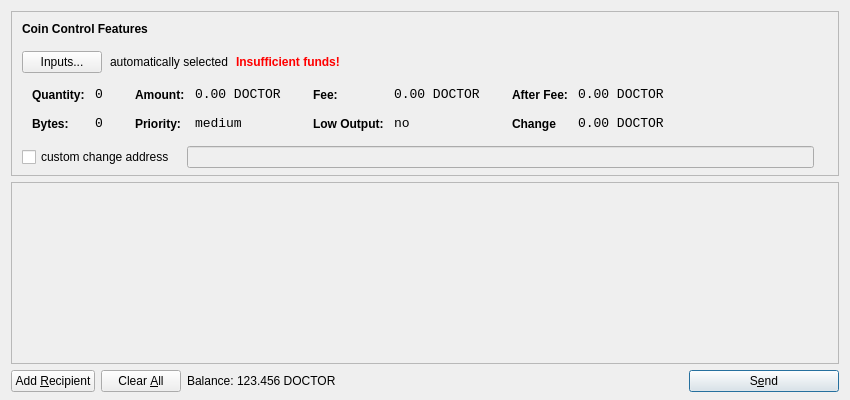
<?xml version="1.0" encoding="UTF-8"?>
<ui version="4.0">
 <class>SendCoinsDialog</class>
 <widget class="QDialog" name="SendCoinsDialog">
  <property name="geometry">
   <rect>
    <x>0</x>
    <y>0</y>
    <width>850</width>
    <height>400</height>
   </rect>
  </property>
  <property name="windowTitle">
   <string>Send Coins</string>
  </property>
  <layout class="QVBoxLayout" name="verticalLayout" stretch="0,1,0">
   <property name="bottomMargin">
    <number>8</number>
   </property>
   <item>
    <widget class="QFrame" name="frameCoinControl">
     <property name="sizePolicy">
      <sizepolicy hsizetype="Expanding" vsizetype="Expanding">
       <horstretch>0</horstretch>
       <verstretch>0</verstretch>
      </sizepolicy>
     </property>
     <property name="maximumSize">
      <size>
       <width>16777215</width>
       <height>16777215</height>
      </size>
     </property>
     <property name="frameShape">
      <enum>QFrame::StyledPanel</enum>
     </property>
     <property name="frameShadow">
      <enum>QFrame::Sunken</enum>
     </property>
     <layout class="QVBoxLayout" name="verticalLayoutCoinControl2">
      <property name="spacing">
       <number>-1</number>
      </property>
      <property name="leftMargin">
       <number>0</number>
      </property>
      <property name="topMargin">
       <number>0</number>
      </property>
      <property name="rightMargin">
       <number>0</number>
      </property>
      <property name="bottomMargin">
       <number>6</number>
      </property>
      <item>
       <layout class="QVBoxLayout" name="verticalLayoutCoinControl" stretch="0,0,0,0,1">
        <property name="spacing">
         <number>0</number>
        </property>
        <property name="leftMargin">
         <number>10</number>
        </property>
        <property name="topMargin">
         <number>10</number>
        </property>
        <item>
         <layout class="QHBoxLayout" name="horizontalLayoutCoinControl1">
          <property name="bottomMargin">
           <number>15</number>
          </property>
          <item>
           <widget class="QLabel" name="labelCoinControlFeatures">
            <property name="sizePolicy">
             <sizepolicy hsizetype="Preferred" vsizetype="Maximum">
              <horstretch>0</horstretch>
              <verstretch>0</verstretch>
             </sizepolicy>
            </property>
            <property name="font">
             <font>
              <weight>75</weight>
              <bold>true</bold>
             </font>
            </property>
            <property name="styleSheet">
             <string notr="true">font-weight:bold;</string>
            </property>
            <property name="text">
             <string>Coin Control Features</string>
            </property>
           </widget>
          </item>
         </layout>
        </item>
        <item>
         <layout class="QHBoxLayout" name="horizontalLayoutCoinControl2" stretch="0,0,0,0">
          <property name="spacing">
           <number>8</number>
          </property>
          <property name="bottomMargin">
           <number>10</number>
          </property>
          <item>
           <widget class="QPushButton" name="pushButtonCoinControl">
            <property name="styleSheet">
             <string notr="true"/>
            </property>
            <property name="text">
             <string>Inputs...</string>
            </property>
           </widget>
          </item>
          <item>
           <widget class="QLabel" name="labelCoinControlAutomaticallySelected">
            <property name="text">
             <string>automatically selected</string>
            </property>
            <property name="margin">
             <number>5</number>
            </property>
           </widget>
          </item>
          <item>
           <widget class="QLabel" name="labelCoinControlInsuffFunds">
            <property name="font">
             <font>
              <weight>75</weight>
              <bold>true</bold>
             </font>
            </property>
            <property name="styleSheet">
             <string notr="true">color:red;font-weight:bold;</string>
            </property>
            <property name="text">
             <string>Insufficient funds!</string>
            </property>
            <property name="margin">
             <number>5</number>
            </property>
           </widget>
          </item>
          <item>
           <spacer name="horizontalSpacerCoinControl">
            <property name="orientation">
             <enum>Qt::Horizontal</enum>
            </property>
            <property name="sizeHint" stdset="0">
             <size>
              <width>40</width>
              <height>1</height>
             </size>
            </property>
           </spacer>
          </item>
         </layout>
        </item>
        <item>
         <widget class="QWidget" name="widgetCoinControl" native="true">
          <property name="sizePolicy">
           <sizepolicy hsizetype="Preferred" vsizetype="Preferred">
            <horstretch>0</horstretch>
            <verstretch>0</verstretch>
           </sizepolicy>
          </property>
          <property name="minimumSize">
           <size>
            <width>0</width>
            <height>0</height>
           </size>
          </property>
          <property name="styleSheet">
           <string notr="true"/>
          </property>
          <layout class="QHBoxLayout" name="horizontalLayoutCoinControl5">
           <property name="margin">
            <number>0</number>
           </property>
           <item>
            <layout class="QHBoxLayout" name="horizontalLayoutCoinControl3" stretch="0,0,0,1">
             <property name="spacing">
              <number>20</number>
             </property>
             <property name="topMargin">
              <number>0</number>
             </property>
             <property name="bottomMargin">
              <number>10</number>
             </property>
             <item>
              <layout class="QFormLayout" name="formLayoutCoinControl1">
               <property name="horizontalSpacing">
                <number>10</number>
               </property>
               <property name="verticalSpacing">
                <number>14</number>
               </property>
               <property name="leftMargin">
                <number>10</number>
               </property>
               <property name="topMargin">
                <number>4</number>
               </property>
               <property name="rightMargin">
                <number>6</number>
               </property>
               <item row="0" column="0">
                <widget class="QLabel" name="labelCoinControlQuantityText">
                 <property name="styleSheet">
                  <string notr="true">font-weight:bold;</string>
                 </property>
                 <property name="text">
                  <string>Quantity:</string>
                 </property>
                 <property name="margin">
                  <number>0</number>
                 </property>
                </widget>
               </item>
               <item row="0" column="1">
                <widget class="QLabel" name="labelCoinControlQuantity">
                 <property name="font">
                  <font>
                   <family>Monospace</family>
                   <pointsize>10</pointsize>
                  </font>
                 </property>
                 <property name="cursor">
                  <cursorShape>IBeamCursor</cursorShape>
                 </property>
                 <property name="contextMenuPolicy">
                  <enum>Qt::ActionsContextMenu</enum>
                 </property>
                 <property name="text">
                  <string>0</string>
                 </property>
                 <property name="margin">
                  <number>0</number>
                 </property>
                 <property name="textInteractionFlags">
                  <set>Qt::LinksAccessibleByMouse|Qt::TextSelectableByKeyboard|Qt::TextSelectableByMouse</set>
                 </property>
                </widget>
               </item>
               <item row="1" column="0">
                <widget class="QLabel" name="labelCoinControlBytesText">
                 <property name="styleSheet">
                  <string notr="true">font-weight:bold;</string>
                 </property>
                 <property name="text">
                  <string>Bytes:</string>
                 </property>
                </widget>
               </item>
               <item row="1" column="1">
                <widget class="QLabel" name="labelCoinControlBytes">
                 <property name="font">
                  <font>
                   <family>Monospace</family>
                   <pointsize>10</pointsize>
                  </font>
                 </property>
                 <property name="cursor">
                  <cursorShape>IBeamCursor</cursorShape>
                 </property>
                 <property name="contextMenuPolicy">
                  <enum>Qt::ActionsContextMenu</enum>
                 </property>
                 <property name="text">
                  <string>0</string>
                 </property>
                 <property name="textInteractionFlags">
                  <set>Qt::LinksAccessibleByMouse|Qt::TextSelectableByKeyboard|Qt::TextSelectableByMouse</set>
                 </property>
                </widget>
               </item>
              </layout>
             </item>
             <item>
              <layout class="QFormLayout" name="formLayoutCoinControl2">
               <property name="horizontalSpacing">
                <number>10</number>
               </property>
               <property name="verticalSpacing">
                <number>14</number>
               </property>
               <property name="leftMargin">
                <number>6</number>
               </property>
               <property name="topMargin">
                <number>4</number>
               </property>
               <property name="rightMargin">
                <number>6</number>
               </property>
               <item row="0" column="0">
                <widget class="QLabel" name="labelCoinControlAmountText">
                 <property name="styleSheet">
                  <string notr="true">font-weight:bold;</string>
                 </property>
                 <property name="text">
                  <string>Amount:</string>
                 </property>
                 <property name="margin">
                  <number>0</number>
                 </property>
                </widget>
               </item>
               <item row="0" column="1">
                <widget class="QLabel" name="labelCoinControlAmount">
                 <property name="font">
                  <font>
                   <family>Monospace</family>
                   <pointsize>10</pointsize>
                  </font>
                 </property>
                 <property name="cursor">
                  <cursorShape>IBeamCursor</cursorShape>
                 </property>
                 <property name="contextMenuPolicy">
                  <enum>Qt::ActionsContextMenu</enum>
                 </property>
                 <property name="text">
                  <string>0.00 DOCTOR</string>
                 </property>
                 <property name="textInteractionFlags">
                  <set>Qt::LinksAccessibleByMouse|Qt::TextSelectableByKeyboard|Qt::TextSelectableByMouse</set>
                 </property>
                </widget>
               </item>
               <item row="1" column="0">
                <widget class="QLabel" name="labelCoinControlPriorityText">
                 <property name="styleSheet">
                  <string notr="true">font-weight:bold;</string>
                 </property>
                 <property name="text">
                  <string>Priority:</string>
                 </property>
                </widget>
               </item>
               <item row="1" column="1">
                <widget class="QLabel" name="labelCoinControlPriority">
                 <property name="font">
                  <font>
                   <family>Monospace</family>
                   <pointsize>10</pointsize>
                  </font>
                 </property>
                 <property name="cursor">
                  <cursorShape>IBeamCursor</cursorShape>
                 </property>
                 <property name="contextMenuPolicy">
                  <enum>Qt::ActionsContextMenu</enum>
                 </property>
                 <property name="text">
                  <string>medium</string>
                 </property>
                 <property name="textInteractionFlags">
                  <set>Qt::LinksAccessibleByMouse|Qt::TextSelectableByKeyboard|Qt::TextSelectableByMouse</set>
                 </property>
                </widget>
               </item>
              </layout>
             </item>
             <item>
              <layout class="QFormLayout" name="formLayoutCoinControl3">
               <property name="horizontalSpacing">
                <number>10</number>
               </property>
               <property name="verticalSpacing">
                <number>14</number>
               </property>
               <property name="leftMargin">
                <number>6</number>
               </property>
               <property name="topMargin">
                <number>4</number>
               </property>
               <property name="rightMargin">
                <number>6</number>
               </property>
               <item row="0" column="0">
                <widget class="QLabel" name="labelCoinControlFeeText">
                 <property name="styleSheet">
                  <string notr="true">font-weight:bold;</string>
                 </property>
                 <property name="text">
                  <string>Fee:</string>
                 </property>
                 <property name="margin">
                  <number>0</number>
                 </property>
                </widget>
               </item>
               <item row="0" column="1">
                <widget class="QLabel" name="labelCoinControlFee">
                 <property name="font">
                  <font>
                   <family>Monospace</family>
                   <pointsize>10</pointsize>
                  </font>
                 </property>
                 <property name="cursor">
                  <cursorShape>IBeamCursor</cursorShape>
                 </property>
                 <property name="contextMenuPolicy">
                  <enum>Qt::ActionsContextMenu</enum>
                 </property>
                 <property name="text">
                  <string>0.00 DOCTOR</string>
                 </property>
                 <property name="textInteractionFlags">
                  <set>Qt::LinksAccessibleByMouse|Qt::TextSelectableByKeyboard|Qt::TextSelectableByMouse</set>
                 </property>
                </widget>
               </item>
               <item row="1" column="0">
                <widget class="QLabel" name="labelCoinControlLowOutputText">
                 <property name="styleSheet">
                  <string notr="true">font-weight:bold;</string>
                 </property>
                 <property name="text">
                  <string>Low Output:</string>
                 </property>
                </widget>
               </item>
               <item row="1" column="1">
                <widget class="QLabel" name="labelCoinControlLowOutput">
                 <property name="font">
                  <font>
                   <family>Monospace</family>
                   <pointsize>10</pointsize>
                  </font>
                 </property>
                 <property name="cursor">
                  <cursorShape>IBeamCursor</cursorShape>
                 </property>
                 <property name="contextMenuPolicy">
                  <enum>Qt::ActionsContextMenu</enum>
                 </property>
                 <property name="text">
                  <string>no</string>
                 </property>
                 <property name="textInteractionFlags">
                  <set>Qt::LinksAccessibleByMouse|Qt::TextSelectableByKeyboard|Qt::TextSelectableByMouse</set>
                 </property>
                </widget>
               </item>
              </layout>
             </item>
             <item>
              <layout class="QFormLayout" name="formLayoutCoinControl4">
               <property name="horizontalSpacing">
                <number>10</number>
               </property>
               <property name="verticalSpacing">
                <number>14</number>
               </property>
               <property name="leftMargin">
                <number>6</number>
               </property>
               <property name="topMargin">
                <number>4</number>
               </property>
               <property name="rightMargin">
                <number>6</number>
               </property>
               <item row="0" column="0">
                <widget class="QLabel" name="labelCoinControlAfterFeeText">
                 <property name="styleSheet">
                  <string notr="true">font-weight:bold;</string>
                 </property>
                 <property name="text">
                  <string>After Fee:</string>
                 </property>
                 <property name="margin">
                  <number>0</number>
                 </property>
                </widget>
               </item>
               <item row="0" column="1">
                <widget class="QLabel" name="labelCoinControlAfterFee">
                 <property name="font">
                  <font>
                   <family>Monospace</family>
                   <pointsize>10</pointsize>
                  </font>
                 </property>
                 <property name="cursor">
                  <cursorShape>IBeamCursor</cursorShape>
                 </property>
                 <property name="contextMenuPolicy">
                  <enum>Qt::ActionsContextMenu</enum>
                 </property>
                 <property name="text">
                  <string>0.00 DOCTOR</string>
                 </property>
                 <property name="textInteractionFlags">
                  <set>Qt::LinksAccessibleByMouse|Qt::TextSelectableByKeyboard|Qt::TextSelectableByMouse</set>
                 </property>
                </widget>
               </item>
               <item row="1" column="0">
                <widget class="QLabel" name="labelCoinControlChangeText">
                 <property name="styleSheet">
                  <string notr="true">font-weight:bold;</string>
                 </property>
                 <property name="text">
                  <string>Change</string>
                 </property>
                </widget>
               </item>
               <item row="1" column="1">
                <widget class="QLabel" name="labelCoinControlChange">
                 <property name="font">
                  <font>
                   <family>Monospace</family>
                   <pointsize>10</pointsize>
                  </font>
                 </property>
                 <property name="cursor">
                  <cursorShape>IBeamCursor</cursorShape>
                 </property>
                 <property name="contextMenuPolicy">
                  <enum>Qt::ActionsContextMenu</enum>
                 </property>
                 <property name="text">
                  <string>0.00 DOCTOR</string>
                 </property>
                 <property name="textInteractionFlags">
                  <set>Qt::LinksAccessibleByMouse|Qt::TextSelectableByKeyboard|Qt::TextSelectableByMouse</set>
                 </property>
                </widget>
               </item>
              </layout>
             </item>
            </layout>
           </item>
          </layout>
         </widget>
        </item>
        <item>
         <layout class="QHBoxLayout" name="horizontalLayoutCoinControl4" stretch="0,0,0">
          <property name="spacing">
           <number>12</number>
          </property>
          <property name="sizeConstraint">
           <enum>QLayout::SetDefaultConstraint</enum>
          </property>
          <property name="topMargin">
           <number>5</number>
          </property>
          <property name="rightMargin">
           <number>5</number>
          </property>
          <item>
           <widget class="QCheckBox" name="checkBoxCoinControlChange">
            <property name="text">
             <string>custom change address</string>
            </property>
           </widget>
          </item>
          <item>
           <widget class="QLineEdit" name="lineEditCoinControlChange">
            <property name="enabled">
             <bool>false</bool>
            </property>
            <property name="sizePolicy">
             <sizepolicy hsizetype="Expanding" vsizetype="Fixed">
              <horstretch>0</horstretch>
              <verstretch>0</verstretch>
             </sizepolicy>
            </property>
           </widget>
          </item>
          <item>
           <widget class="QLabel" name="labelCoinControlChangeLabel">
            <property name="sizePolicy">
             <sizepolicy hsizetype="Preferred" vsizetype="Expanding">
              <horstretch>0</horstretch>
              <verstretch>0</verstretch>
             </sizepolicy>
            </property>
            <property name="minimumSize">
             <size>
              <width>0</width>
              <height>0</height>
             </size>
            </property>
            <property name="text">
             <string/>
            </property>
            <property name="margin">
             <number>3</number>
            </property>
           </widget>
          </item>
         </layout>
        </item>
        <item>
         <spacer name="verticalSpacerCoinControl">
          <property name="orientation">
           <enum>Qt::Vertical</enum>
          </property>
          <property name="sizeHint" stdset="0">
           <size>
            <width>800</width>
            <height>1</height>
           </size>
          </property>
         </spacer>
        </item>
       </layout>
      </item>
     </layout>
    </widget>
   </item>
   <item>
    <widget class="QScrollArea" name="scrollArea">
     <property name="widgetResizable">
      <bool>true</bool>
     </property>
     <widget class="QWidget" name="scrollAreaWidgetContents">
      <property name="geometry">
       <rect>
        <x>0</x>
        <y>0</y>
        <width>830</width>
        <height>165</height>
       </rect>
      </property>
      <layout class="QVBoxLayout" name="verticalLayout_2">
       <property name="margin">
        <number>0</number>
       </property>
       <item>
        <layout class="QVBoxLayout" name="entries">
         <property name="spacing">
          <number>6</number>
         </property>
        </layout>
       </item>
       <item>
        <spacer name="verticalSpacer">
         <property name="orientation">
          <enum>Qt::Vertical</enum>
         </property>
         <property name="sizeHint" stdset="0">
          <size>
           <width>20</width>
           <height>40</height>
          </size>
         </property>
        </spacer>
       </item>
      </layout>
     </widget>
    </widget>
   </item>
   <item>
    <layout class="QHBoxLayout" name="horizontalLayout">
     <item>
      <widget class="QPushButton" name="addButton">
       <property name="toolTip">
        <string>Send to multiple recipients at once</string>
       </property>
       <property name="text">
        <string>Add &amp;Recipient</string>
       </property>
       <property name="icon">
        <iconset resource="../bitcoin.qrc">
         <normaloff>:/icons/add</normaloff>:/icons/add</iconset>
       </property>
       <property name="autoDefault">
        <bool>false</bool>
       </property>
      </widget>
     </item>
     <item>
      <widget class="QPushButton" name="clearButton">
       <property name="sizePolicy">
        <sizepolicy hsizetype="Minimum" vsizetype="Fixed">
         <horstretch>0</horstretch>
         <verstretch>0</verstretch>
        </sizepolicy>
       </property>
       <property name="toolTip">
        <string>Remove all transaction fields</string>
       </property>
       <property name="text">
        <string>Clear &amp;All</string>
       </property>
       <property name="icon">
        <iconset resource="../bitcoin.qrc">
         <normaloff>:/icons/remove</normaloff>:/icons/remove</iconset>
       </property>
       <property name="autoRepeatDelay">
        <number>300</number>
       </property>
       <property name="autoDefault">
        <bool>false</bool>
       </property>
      </widget>
     </item>
     <item>
      <layout class="QHBoxLayout" name="horizontalLayout_2">
       <property name="spacing">
        <number>3</number>
       </property>
       <item>
        <widget class="QLabel" name="label">
         <property name="sizePolicy">
          <sizepolicy hsizetype="Preferred" vsizetype="Fixed">
           <horstretch>0</horstretch>
           <verstretch>0</verstretch>
          </sizepolicy>
         </property>
         <property name="text">
          <string>Balance:</string>
         </property>
        </widget>
       </item>
       <item>
        <widget class="QLabel" name="labelBalance">
         <property name="sizePolicy">
          <sizepolicy hsizetype="Preferred" vsizetype="Fixed">
           <horstretch>0</horstretch>
           <verstretch>0</verstretch>
          </sizepolicy>
         </property>
         <property name="cursor">
          <cursorShape>IBeamCursor</cursorShape>
         </property>
         <property name="text">
          <string>123.456 DOCTOR</string>
         </property>
         <property name="textInteractionFlags">
          <set>Qt::LinksAccessibleByMouse|Qt::TextSelectableByKeyboard|Qt::TextSelectableByMouse</set>
         </property>
        </widget>
       </item>
      </layout>
     </item>
     <item>
      <spacer name="horizontalSpacer">
       <property name="orientation">
        <enum>Qt::Horizontal</enum>
       </property>
       <property name="sizeHint" stdset="0">
        <size>
         <width>40</width>
         <height>20</height>
        </size>
       </property>
      </spacer>
     </item>
     <item>
      <widget class="QPushButton" name="sendButton">
       <property name="minimumSize">
        <size>
         <width>150</width>
         <height>0</height>
        </size>
       </property>
       <property name="toolTip">
        <string>Confirm the send action</string>
       </property>
       <property name="text">
        <string>S&amp;end</string>
       </property>
       <property name="icon">
        <iconset resource="../bitcoin.qrc">
         <normaloff>:/icons/send</normaloff>:/icons/send</iconset>
       </property>
       <property name="default">
        <bool>true</bool>
       </property>
      </widget>
     </item>
    </layout>
   </item>
  </layout>
 </widget>
 <resources>
  <include location="../bitcoin.qrc"/>
 </resources>
 <connections/>
</ui>
